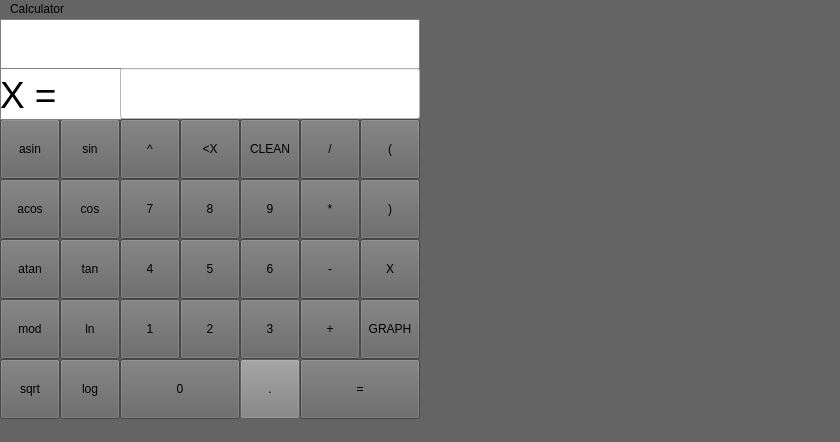
<?xml version="1.0" encoding="UTF-8"?>
<ui version="4.0">
 <class>MainWindow</class>
 <widget class="QMainWindow" name="MainWindow">
  <property name="enabled">
   <bool>true</bool>
  </property>
  <property name="geometry">
   <rect>
    <x>0</x>
    <y>0</y>
    <width>840</width>
    <height>442</height>
   </rect>
  </property>
  <property name="sizePolicy">
   <sizepolicy hsizetype="Preferred" vsizetype="Preferred">
    <horstretch>0</horstretch>
    <verstretch>0</verstretch>
   </sizepolicy>
  </property>
  <property name="windowTitle">
   <string>Smart Calculator</string>
  </property>
  <property name="styleSheet">
   <string notr="true">background-color: rgb(100, 100, 100);</string>
  </property>
  <widget class="QWidget" name="centralwidget">
   <property name="enabled">
    <bool>true</bool>
   </property>
   <widget class="QPushButton" name="pushButton_sin">
    <property name="enabled">
     <bool>true</bool>
    </property>
    <property name="geometry">
     <rect>
      <x>60</x>
      <y>100</y>
      <width>60</width>
      <height>60</height>
     </rect>
    </property>
    <property name="styleSheet">
     <string notr="true">background-color: rgb(186, 186, 186);
QPushButton {
  border: 1px solid gray;
}</string>
    </property>
    <property name="text">
     <string>sin</string>
    </property>
   </widget>
   <widget class="QPushButton" name="pushButton__4">
    <property name="enabled">
     <bool>true</bool>
    </property>
    <property name="geometry">
     <rect>
      <x>120</x>
      <y>220</y>
      <width>60</width>
      <height>60</height>
     </rect>
    </property>
    <property name="styleSheet">
     <string notr="true">background-color: rgb(218, 96, 26);
QPushButton {
  border: 1px solid gray;
}</string>
    </property>
    <property name="text">
     <string>4</string>
    </property>
   </widget>
   <widget class="QPushButton" name="pushButton_result">
    <property name="enabled">
     <bool>true</bool>
    </property>
    <property name="geometry">
     <rect>
      <x>300</x>
      <y>340</y>
      <width>120</width>
      <height>60</height>
     </rect>
    </property>
    <property name="styleSheet">
     <string notr="true">background-color: rgb(255, 89, 92);
QPushButton {
  border: 1px solid gray;
}</string>
    </property>
    <property name="text">
     <string>=</string>
    </property>
   </widget>
   <widget class="QPushButton" name="pushButton_log">
    <property name="enabled">
     <bool>true</bool>
    </property>
    <property name="geometry">
     <rect>
      <x>60</x>
      <y>340</y>
      <width>60</width>
      <height>60</height>
     </rect>
    </property>
    <property name="styleSheet">
     <string notr="true">background-color: rgb(186, 186, 186);
QPushButton {
  border: 1px solid gray;
}</string>
    </property>
    <property name="text">
     <string>log</string>
    </property>
   </widget>
   <widget class="QPushButton" name="pushButton_sqrt">
    <property name="enabled">
     <bool>true</bool>
    </property>
    <property name="geometry">
     <rect>
      <x>0</x>
      <y>340</y>
      <width>60</width>
      <height>60</height>
     </rect>
    </property>
    <property name="styleSheet">
     <string notr="true">background-color: rgb(186, 186, 186);
QPushButton {
  border: 1px solid gray;
}</string>
    </property>
    <property name="text">
     <string>sqrt</string>
    </property>
   </widget>
   <widget class="QPushButton" name="pushButton_tan">
    <property name="enabled">
     <bool>true</bool>
    </property>
    <property name="geometry">
     <rect>
      <x>60</x>
      <y>220</y>
      <width>60</width>
      <height>60</height>
     </rect>
    </property>
    <property name="styleSheet">
     <string notr="true">background-color: rgb(186, 186, 186);
QPushButton {
  border: 1px solid gray;
}</string>
    </property>
    <property name="text">
     <string>tan</string>
    </property>
   </widget>
   <widget class="QPushButton" name="pushButton_mod">
    <property name="enabled">
     <bool>true</bool>
    </property>
    <property name="geometry">
     <rect>
      <x>0</x>
      <y>280</y>
      <width>60</width>
      <height>60</height>
     </rect>
    </property>
    <property name="styleSheet">
     <string notr="true">background-color: rgb(186, 186, 186);
QPushButton {
  border: 1px solid gray;
}</string>
    </property>
    <property name="text">
     <string>mod</string>
    </property>
   </widget>
   <widget class="QPushButton" name="pushButton_div">
    <property name="enabled">
     <bool>true</bool>
    </property>
    <property name="geometry">
     <rect>
      <x>300</x>
      <y>100</y>
      <width>60</width>
      <height>60</height>
     </rect>
    </property>
    <property name="styleSheet">
     <string notr="true">background-color: rgb(186, 186, 186);
QPushButton {
  border: 1px solid gray;
}</string>
    </property>
    <property name="text">
     <string>/</string>
    </property>
   </widget>
   <widget class="QPushButton" name="pushButton__1">
    <property name="enabled">
     <bool>true</bool>
    </property>
    <property name="geometry">
     <rect>
      <x>120</x>
      <y>280</y>
      <width>60</width>
      <height>60</height>
     </rect>
    </property>
    <property name="styleSheet">
     <string notr="true">background-color: rgb(218, 96, 26);
QPushButton {
  border: 1px solid gray;
}</string>
    </property>
    <property name="text">
     <string>1</string>
    </property>
   </widget>
   <widget class="QPushButton" name="pushButton_atan">
    <property name="enabled">
     <bool>true</bool>
    </property>
    <property name="geometry">
     <rect>
      <x>0</x>
      <y>220</y>
      <width>60</width>
      <height>60</height>
     </rect>
    </property>
    <property name="styleSheet">
     <string notr="true">background-color: rgb(186, 186, 186);
QPushButton {
  border: 1px solid gray;
}</string>
    </property>
    <property name="text">
     <string>atan</string>
    </property>
   </widget>
   <widget class="QPushButton" name="pushButton_power">
    <property name="enabled">
     <bool>true</bool>
    </property>
    <property name="geometry">
     <rect>
      <x>120</x>
      <y>100</y>
      <width>60</width>
      <height>60</height>
     </rect>
    </property>
    <property name="styleSheet">
     <string notr="true">background-color: rgb(186, 186, 186);
QPushButton {
  border: 1px solid gray;
}</string>
    </property>
    <property name="text">
     <string>^</string>
    </property>
   </widget>
   <widget class="QPushButton" name="pushButton__9">
    <property name="enabled">
     <bool>true</bool>
    </property>
    <property name="geometry">
     <rect>
      <x>240</x>
      <y>160</y>
      <width>60</width>
      <height>60</height>
     </rect>
    </property>
    <property name="styleSheet">
     <string notr="true">background-color: rgb(218, 96, 26);
QPushButton {
  border: 1px solid gray;
}</string>
    </property>
    <property name="text">
     <string>9</string>
    </property>
   </widget>
   <widget class="QPushButton" name="pushButton_clearSign">
    <property name="enabled">
     <bool>true</bool>
    </property>
    <property name="geometry">
     <rect>
      <x>180</x>
      <y>100</y>
      <width>60</width>
      <height>60</height>
     </rect>
    </property>
    <property name="styleSheet">
     <string notr="true">background-color: rgb(186, 186, 186);
QPushButton {
  border: 1px solid gray;
}</string>
    </property>
    <property name="text">
     <string>&lt;X</string>
    </property>
   </widget>
   <widget class="QPushButton" name="pushButton__7">
    <property name="enabled">
     <bool>true</bool>
    </property>
    <property name="geometry">
     <rect>
      <x>120</x>
      <y>160</y>
      <width>60</width>
      <height>60</height>
     </rect>
    </property>
    <property name="styleSheet">
     <string notr="true">background-color: rgb(218, 96, 26);
QPushButton {
  border: 1px solid gray;
}</string>
    </property>
    <property name="text">
     <string>7</string>
    </property>
   </widget>
   <widget class="QPushButton" name="pushButton_plus">
    <property name="enabled">
     <bool>true</bool>
    </property>
    <property name="geometry">
     <rect>
      <x>300</x>
      <y>280</y>
      <width>60</width>
      <height>60</height>
     </rect>
    </property>
    <property name="styleSheet">
     <string notr="true">background-color: rgb(186, 186, 186);
QPushButton {
  border: 1px solid gray;
}</string>
    </property>
    <property name="text">
     <string>+</string>
    </property>
   </widget>
   <widget class="QPushButton" name="pushButton__0">
    <property name="enabled">
     <bool>true</bool>
    </property>
    <property name="geometry">
     <rect>
      <x>120</x>
      <y>340</y>
      <width>120</width>
      <height>60</height>
     </rect>
    </property>
    <property name="styleSheet">
     <string notr="true">background-color: rgb(218, 96, 26);
QPushButton {
  border: 1px solid gray;
}</string>
    </property>
    <property name="text">
     <string>0</string>
    </property>
   </widget>
   <widget class="QPushButton" name="pushButton__5">
    <property name="enabled">
     <bool>true</bool>
    </property>
    <property name="geometry">
     <rect>
      <x>180</x>
      <y>220</y>
      <width>60</width>
      <height>60</height>
     </rect>
    </property>
    <property name="styleSheet">
     <string notr="true">background-color: rgb(218, 96, 26);
QPushButton {
  border: 1px solid gray;
}</string>
    </property>
    <property name="text">
     <string>5</string>
    </property>
   </widget>
   <widget class="QPushButton" name="pushButton_cos">
    <property name="enabled">
     <bool>true</bool>
    </property>
    <property name="geometry">
     <rect>
      <x>60</x>
      <y>160</y>
      <width>60</width>
      <height>60</height>
     </rect>
    </property>
    <property name="styleSheet">
     <string notr="true">background-color: rgb(186, 186, 186);
QPushButton {
  border: 1px solid gray;
}</string>
    </property>
    <property name="text">
     <string>cos</string>
    </property>
   </widget>
   <widget class="QPushButton" name="pushButton_minus">
    <property name="enabled">
     <bool>true</bool>
    </property>
    <property name="geometry">
     <rect>
      <x>300</x>
      <y>220</y>
      <width>60</width>
      <height>60</height>
     </rect>
    </property>
    <property name="styleSheet">
     <string notr="true">background-color: rgb(186, 186, 186);
QPushButton {
  border: 1px solid gray;
}</string>
    </property>
    <property name="text">
     <string>-</string>
    </property>
   </widget>
   <widget class="QPushButton" name="pushButton_mul">
    <property name="enabled">
     <bool>true</bool>
    </property>
    <property name="geometry">
     <rect>
      <x>300</x>
      <y>160</y>
      <width>60</width>
      <height>60</height>
     </rect>
    </property>
    <property name="styleSheet">
     <string notr="true">background-color: rgb(186, 186, 186);
QPushButton {
  border: 1px solid gray;
}</string>
    </property>
    <property name="text">
     <string>*</string>
    </property>
   </widget>
   <widget class="QPushButton" name="pushButton_dot">
    <property name="enabled">
     <bool>true</bool>
    </property>
    <property name="geometry">
     <rect>
      <x>240</x>
      <y>340</y>
      <width>60</width>
      <height>60</height>
     </rect>
    </property>
    <property name="styleSheet">
     <string notr="true">background-color: rgb(129, 129, 129)
</string>
    </property>
    <property name="text">
     <string>.</string>
    </property>
   </widget>
   <widget class="QPushButton" name="pushButton_asin">
    <property name="enabled">
     <bool>true</bool>
    </property>
    <property name="geometry">
     <rect>
      <x>0</x>
      <y>100</y>
      <width>60</width>
      <height>60</height>
     </rect>
    </property>
    <property name="styleSheet">
     <string notr="true">background-color: rgb(186, 186, 186);
QPushButton {
  border: 1px solid gray;
}</string>
    </property>
    <property name="text">
     <string>asin</string>
    </property>
   </widget>
   <widget class="QPushButton" name="pushButton_clean">
    <property name="enabled">
     <bool>true</bool>
    </property>
    <property name="geometry">
     <rect>
      <x>240</x>
      <y>100</y>
      <width>60</width>
      <height>60</height>
     </rect>
    </property>
    <property name="styleSheet">
     <string notr="true">background-color: rgb(186, 186, 186);
QPushButton {
  border: 1px solid gray;
}</string>
    </property>
    <property name="text">
     <string>CLEAN</string>
    </property>
   </widget>
   <widget class="QPushButton" name="pushButton_acos">
    <property name="enabled">
     <bool>true</bool>
    </property>
    <property name="geometry">
     <rect>
      <x>0</x>
      <y>160</y>
      <width>60</width>
      <height>60</height>
     </rect>
    </property>
    <property name="styleSheet">
     <string notr="true">background-color: rgb(186, 186, 186);
QPushButton {
  border: 1px solid gray;
}</string>
    </property>
    <property name="text">
     <string>acos</string>
    </property>
   </widget>
   <widget class="QPushButton" name="pushButton__8">
    <property name="enabled">
     <bool>true</bool>
    </property>
    <property name="geometry">
     <rect>
      <x>180</x>
      <y>160</y>
      <width>60</width>
      <height>60</height>
     </rect>
    </property>
    <property name="styleSheet">
     <string notr="true">background-color: rgb(218, 96, 26);
QPushButton {
  border: 1px solid gray;
}</string>
    </property>
    <property name="text">
     <string>8</string>
    </property>
   </widget>
   <widget class="QPushButton" name="pushButton__3">
    <property name="enabled">
     <bool>true</bool>
    </property>
    <property name="geometry">
     <rect>
      <x>240</x>
      <y>280</y>
      <width>60</width>
      <height>60</height>
     </rect>
    </property>
    <property name="styleSheet">
     <string notr="true">background-color: rgb(218, 96, 26);
QPushButton {
  border: 1px solid gray;
}</string>
    </property>
    <property name="text">
     <string>3</string>
    </property>
   </widget>
   <widget class="QPushButton" name="pushButton__6">
    <property name="enabled">
     <bool>true</bool>
    </property>
    <property name="geometry">
     <rect>
      <x>240</x>
      <y>220</y>
      <width>60</width>
      <height>60</height>
     </rect>
    </property>
    <property name="styleSheet">
     <string notr="true">background-color: rgb(218, 96, 26);
QPushButton {
  border: 1px solid gray;
}</string>
    </property>
    <property name="text">
     <string>6</string>
    </property>
   </widget>
   <widget class="QPushButton" name="pushButton_ln">
    <property name="enabled">
     <bool>true</bool>
    </property>
    <property name="geometry">
     <rect>
      <x>60</x>
      <y>280</y>
      <width>60</width>
      <height>60</height>
     </rect>
    </property>
    <property name="styleSheet">
     <string notr="true">background-color: rgb(186, 186, 186);
QPushButton {
  border: 1px solid gray;
}</string>
    </property>
    <property name="text">
     <string>ln</string>
    </property>
   </widget>
   <widget class="QPushButton" name="pushButton__2">
    <property name="enabled">
     <bool>true</bool>
    </property>
    <property name="geometry">
     <rect>
      <x>180</x>
      <y>280</y>
      <width>60</width>
      <height>60</height>
     </rect>
    </property>
    <property name="styleSheet">
     <string notr="true">background-color: rgb(218, 96, 26);
QPushButton {
  border: 1px solid gray;
}</string>
    </property>
    <property name="text">
     <string>2</string>
    </property>
   </widget>
   <widget class="QLabel" name="label_result">
    <property name="enabled">
     <bool>true</bool>
    </property>
    <property name="geometry">
     <rect>
      <x>0</x>
      <y>0</y>
      <width>420</width>
      <height>50</height>
     </rect>
    </property>
    <property name="font">
     <font>
      <family>Ubuntu Mono</family>
      <pointsize>28</pointsize>
     </font>
    </property>
    <property name="styleSheet">
     <string notr="true">QLabel {
  background-color: rgb(255, 255, 255);
  qproperty-alignment: 'AlignVCenter | AlignRight';
  border: 1px solid gray;
}
</string>
    </property>
    <property name="text">
     <string/>
    </property>
    <property name="scaledContents">
     <bool>false</bool>
    </property>
   </widget>
   <widget class="QPushButton" name="pushButton_bracket_left">
    <property name="enabled">
     <bool>true</bool>
    </property>
    <property name="geometry">
     <rect>
      <x>360</x>
      <y>100</y>
      <width>60</width>
      <height>60</height>
     </rect>
    </property>
    <property name="styleSheet">
     <string notr="true">background-color: rgb(186, 186, 186);
QPushButton {
  border: 1px solid gray;
}</string>
    </property>
    <property name="text">
     <string>(</string>
    </property>
   </widget>
   <widget class="QPushButton" name="pushButton_bracket_right">
    <property name="enabled">
     <bool>true</bool>
    </property>
    <property name="geometry">
     <rect>
      <x>360</x>
      <y>160</y>
      <width>60</width>
      <height>60</height>
     </rect>
    </property>
    <property name="styleSheet">
     <string notr="true">background-color: rgb(186, 186, 186);
QPushButton {
  border: 1px solid gray;
}</string>
    </property>
    <property name="text">
     <string>)</string>
    </property>
   </widget>
   <widget class="QPushButton" name="pushButton_graph">
    <property name="enabled">
     <bool>true</bool>
    </property>
    <property name="geometry">
     <rect>
      <x>360</x>
      <y>280</y>
      <width>60</width>
      <height>60</height>
     </rect>
    </property>
    <property name="styleSheet">
     <string notr="true">background-color: rgb(255, 89, 92);
QPushButton {
  border: 1px solid gray;
}</string>
    </property>
    <property name="text">
     <string>GRAPH</string>
    </property>
   </widget>
   <widget class="QPushButton" name="pushButton_x">
    <property name="enabled">
     <bool>true</bool>
    </property>
    <property name="geometry">
     <rect>
      <x>360</x>
      <y>220</y>
      <width>60</width>
      <height>60</height>
     </rect>
    </property>
    <property name="styleSheet">
     <string notr="true">background-color: rgb(186, 186, 186);
QPushButton {
  border: 1px solid gray;
}</string>
    </property>
    <property name="text">
     <string>X</string>
    </property>
   </widget>
   <widget class="QCustomPlot" name="widget" native="true">
    <property name="geometry">
     <rect>
      <x>420</x>
      <y>0</y>
      <width>420</width>
      <height>401</height>
     </rect>
    </property>
   </widget>
   <widget class="QLabel" name="label">
    <property name="geometry">
     <rect>
      <x>0</x>
      <y>50</y>
      <width>121</width>
      <height>51</height>
     </rect>
    </property>
    <property name="font">
     <font>
      <pointsize>28</pointsize>
     </font>
    </property>
    <property name="styleSheet">
     <string notr="true">QLabel {
  background-color: rgb(255, 255, 255);
  qproperty-alignment: 'AlignVCenter | AlignRight';
  border-bottom: 1px solid gray;
  border-left: 1px solid gray;
}
</string>
    </property>
    <property name="text">
     <string>X = </string>
    </property>
   </widget>
   <widget class="QLineEdit" name="lineEdit_x">
    <property name="geometry">
     <rect>
      <x>120</x>
      <y>49</y>
      <width>300</width>
      <height>51</height>
     </rect>
    </property>
    <property name="font">
     <font>
      <family>Ubuntu Mono</family>
      <pointsize>28</pointsize>
     </font>
    </property>
    <property name="styleSheet">
     <string notr="true">background-color: rgb(255, 255, 255);</string>
    </property>
   </widget>
  </widget>
  <widget class="QMenuBar" name="menubar">
   <property name="geometry">
    <rect>
     <x>0</x>
     <y>0</y>
     <width>840</width>
     <height>20</height>
    </rect>
   </property>
   <property name="styleSheet">
    <string notr="true">background-color: rgb(100, 100, 100);</string>
   </property>
   <widget class="QMenu" name="menuCredit_Calculator">
    <property name="title">
     <string>Calculator</string>
    </property>
    <addaction name="actionCredit"/>
    <addaction name="actionDeposit"/>
   </widget>
   <addaction name="menuCredit_Calculator"/>
  </widget>
  <widget class="QStatusBar" name="statusbar">
   <property name="styleSheet">
    <string notr="true">background-color: rgb(100, 100, 100);</string>
   </property>
  </widget>
  <action name="actionCredit">
   <property name="text">
    <string>Credit</string>
   </property>
  </action>
  <action name="actionDeposit">
   <property name="text">
    <string>Deposit</string>
   </property>
  </action>
 </widget>
 <customwidgets>
  <customwidget>
   <class>QCustomPlot</class>
   <extends>QWidget</extends>
   <header>qcustomplot.h</header>
   <container>1</container>
  </customwidget>
 </customwidgets>
 <resources/>
 <connections/>
</ui>
